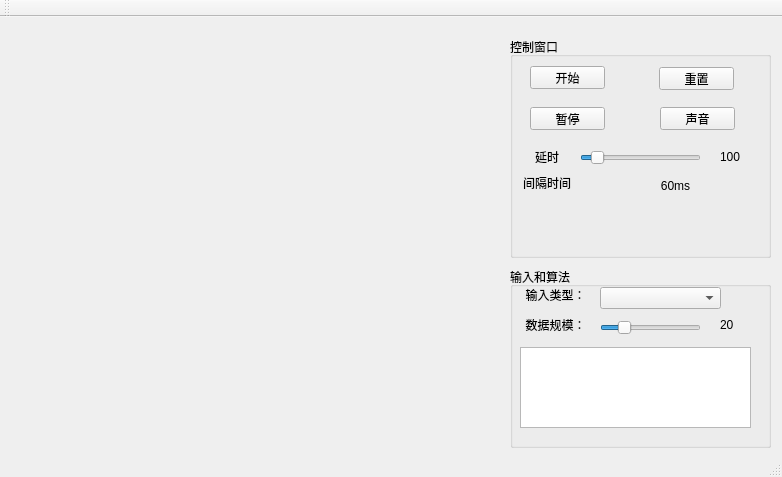
<?xml version="1.0" encoding="UTF-8"?>
<ui version="4.0">
 <class>MainWindow</class>
 <widget class="QMainWindow" name="MainWindow">
  <property name="geometry">
   <rect>
    <x>0</x>
    <y>0</y>
    <width>782</width>
    <height>477</height>
   </rect>
  </property>
  <property name="windowTitle">
   <string>MainWindow</string>
  </property>
  <widget class="QWidget" name="centralWidget">
   <widget class="QGroupBox" name="animationControlGBox">
    <property name="geometry">
     <rect>
      <x>510</x>
      <y>20</y>
      <width>261</width>
      <height>221</height>
     </rect>
    </property>
    <property name="title">
     <string>控制窗口</string>
    </property>
    <widget class="QPushButton" name="runBtn">
     <property name="geometry">
      <rect>
       <x>20</x>
       <y>29</y>
       <width>75</width>
       <height>23</height>
      </rect>
     </property>
     <property name="text">
      <string>开始</string>
     </property>
    </widget>
    <widget class="QPushButton" name="resetBtn">
     <property name="geometry">
      <rect>
       <x>149</x>
       <y>30</y>
       <width>75</width>
       <height>23</height>
      </rect>
     </property>
     <property name="text">
      <string>重置</string>
     </property>
    </widget>
    <widget class="QPushButton" name="stepBtn">
     <property name="geometry">
      <rect>
       <x>20</x>
       <y>70</y>
       <width>75</width>
       <height>23</height>
      </rect>
     </property>
     <property name="text">
      <string>暂停</string>
     </property>
    </widget>
    <widget class="QPushButton" name="soundBtn">
     <property name="geometry">
      <rect>
       <x>150</x>
       <y>70</y>
       <width>75</width>
       <height>23</height>
      </rect>
     </property>
     <property name="text">
      <string>声音</string>
     </property>
    </widget>
    <widget class="QLabel" name="label">
     <property name="geometry">
      <rect>
       <x>10</x>
       <y>114</y>
       <width>54</width>
       <height>12</height>
      </rect>
     </property>
     <property name="text">
      <string>延时</string>
     </property>
     <property name="alignment">
      <set>Qt::AlignCenter</set>
     </property>
    </widget>
    <widget class="QLabel" name="label_2">
     <property name="geometry">
      <rect>
       <x>10</x>
       <y>140</y>
       <width>54</width>
       <height>12</height>
      </rect>
     </property>
     <property name="text">
      <string>间隔时间</string>
     </property>
     <property name="alignment">
      <set>Qt::AlignCenter</set>
     </property>
    </widget>
    <widget class="QLabel" name="delayLabel">
     <property name="geometry">
      <rect>
       <x>110</x>
       <y>141</y>
       <width>111</width>
       <height>16</height>
      </rect>
     </property>
     <property name="text">
      <string>60ms</string>
     </property>
     <property name="alignment">
      <set>Qt::AlignCenter</set>
     </property>
    </widget>
    <widget class="QSlider" name="horizontalSlider">
     <property name="geometry">
      <rect>
       <x>70</x>
       <y>110</y>
       <width>121</width>
       <height>22</height>
      </rect>
     </property>
     <property name="minimum">
      <number>10</number>
     </property>
     <property name="maximum">
      <number>1000</number>
     </property>
     <property name="value">
      <number>100</number>
     </property>
     <property name="orientation">
      <enum>Qt::Horizontal</enum>
     </property>
    </widget>
    <widget class="QLabel" name="period_label">
     <property name="geometry">
      <rect>
       <x>210</x>
       <y>112</y>
       <width>41</width>
       <height>16</height>
      </rect>
     </property>
     <property name="text">
      <string>100</string>
     </property>
    </widget>
   </widget>
   <widget class="QGroupBox" name="inputAndAlgorithmGBox">
    <property name="geometry">
     <rect>
      <x>510</x>
      <y>250</y>
      <width>261</width>
      <height>181</height>
     </rect>
    </property>
    <property name="title">
     <string>输入和算法</string>
    </property>
    <widget class="QLabel" name="label_4">
     <property name="geometry">
      <rect>
       <x>10</x>
       <y>20</y>
       <width>71</width>
       <height>16</height>
      </rect>
     </property>
     <property name="text">
      <string>输入类型：</string>
     </property>
     <property name="alignment">
      <set>Qt::AlignCenter</set>
     </property>
    </widget>
    <widget class="QComboBox" name="comboBox">
     <property name="geometry">
      <rect>
       <x>90</x>
       <y>20</y>
       <width>121</width>
       <height>22</height>
      </rect>
     </property>
    </widget>
    <widget class="QLabel" name="label_5">
     <property name="geometry">
      <rect>
       <x>10</x>
       <y>50</y>
       <width>71</width>
       <height>16</height>
      </rect>
     </property>
     <property name="text">
      <string>数据规模：</string>
     </property>
     <property name="alignment">
      <set>Qt::AlignCenter</set>
     </property>
    </widget>
    <widget class="QSlider" name="horizontalSlider_2">
     <property name="geometry">
      <rect>
       <x>90</x>
       <y>50</y>
       <width>101</width>
       <height>22</height>
      </rect>
     </property>
     <property name="minimum">
      <number>1</number>
     </property>
     <property name="maximum">
      <number>100</number>
     </property>
     <property name="value">
      <number>20</number>
     </property>
     <property name="orientation">
      <enum>Qt::Horizontal</enum>
     </property>
    </widget>
    <widget class="QLabel" name="sizeLabel">
     <property name="geometry">
      <rect>
       <x>210</x>
       <y>50</y>
       <width>41</width>
       <height>16</height>
      </rect>
     </property>
     <property name="text">
      <string>20</string>
     </property>
    </widget>
    <widget class="QListView" name="listView">
     <property name="geometry">
      <rect>
       <x>10</x>
       <y>80</y>
       <width>231</width>
       <height>81</height>
      </rect>
     </property>
    </widget>
   </widget>
  </widget>
  <widget class="QMenuBar" name="menuBar">
   <property name="geometry">
    <rect>
     <x>0</x>
     <y>0</y>
     <width>782</width>
     <height>23</height>
    </rect>
   </property>
  </widget>
  <widget class="QToolBar" name="mainToolBar">
   <attribute name="toolBarArea">
    <enum>TopToolBarArea</enum>
   </attribute>
   <attribute name="toolBarBreak">
    <bool>false</bool>
   </attribute>
  </widget>
  <widget class="QStatusBar" name="statusBar"/>
 </widget>
 <layoutdefault spacing="6" margin="11"/>
 <resources/>
 <connections/>
</ui>
